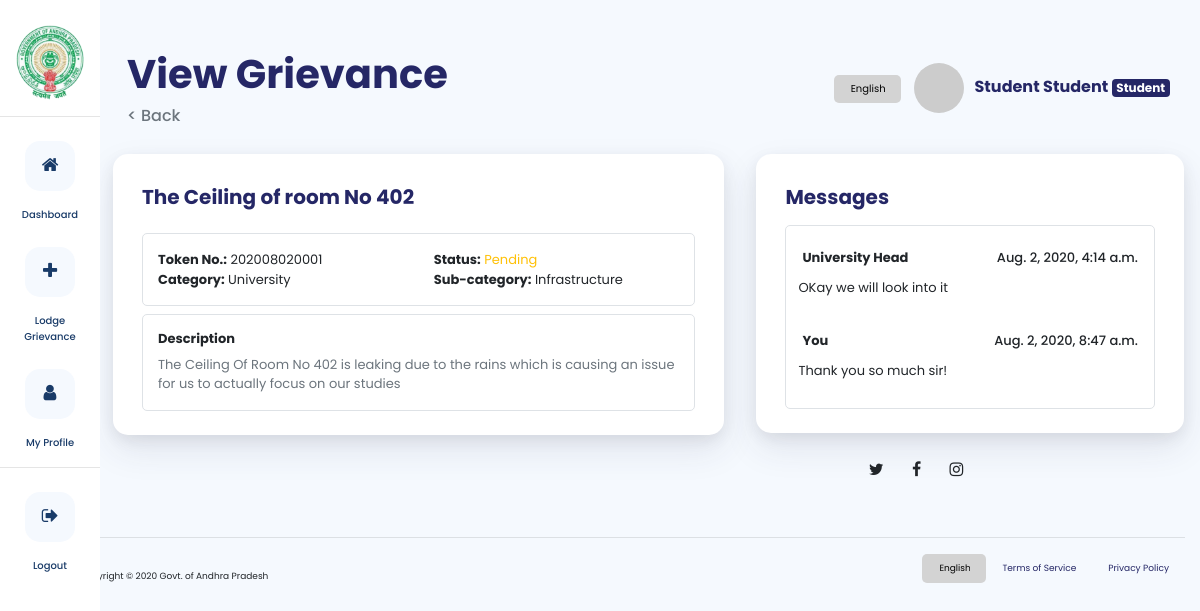
Screenshot of /dashboard/view/grievance/202008020001/ (signed in) with the database file from the repository.
### accounts/models.py (models this page shows, shortened)
class User(DesignationConstants, AbstractUser):
    first_name = models.CharField(max_length=50)
    last_name = models.CharField(max_length=50)
    designation = models.CharField(max_length=5, choices=DesignationConstants.DESIGNATION_CHOICES)
    REQUIRED_FIELDS = ['first_name', 'last_name']

### studentg/models.py (models this page shows, shortened)
class Grievance(StatusConstants, models.Model):
    user = models.ForeignKey(User, on_delete=models.CASCADE, related_name='grievances')
    date = models.DateField(auto_now_add=True)
    redressal_body = models.ForeignKey(RedressalBody, on_delete=models.CASCADE, related_name='grievances')
    daytoken = models.IntegerField()
    last_update = models.DateField(auto_now=True)
    status = models.PositiveSmallIntegerField(choices=StatusConstants.STATUS_CHOICES, default=StatusConstants.REVIEW)
    message = models.TextField(max_length=1000)
    subject = models.CharField(max_length=255)
    image = models.ImageField(null=True, blank=True, upload_to='images/')
    UNIVERSITY = 1
    INSTITUTE = 2
    DEPARTMENT = 3
    CATEGORY_CHOICES = [
        (UNIVERSITY, 'University'),
        (INSTITUTE, 'Institute'),
        (DEPARTMENT, 'Department'),
    ]
    category = models.PositiveSmallIntegerField(choices=CATEGORY_CHOICES)
    sub_category = models.ForeignKey(SubCategory, on_delete=models.CASCADE)
    class Meta:
        unique_together = (("date", "daytoken"),)
        ordering = ['-last_update']
    def token(self):
        return self.date.strftime('%Y%m%d') + str(self.daytoken).zfill(4)
    def status_html_class(self):
        return self.STATUS_COLORS[self.status]
    @classmethod
    def get_from_token(cls, token):
        date = datetime.datetime.strptime(token[:-4], "%Y%m%d").date()
        daytoken = int(token[-4:])
        try:
            grievance = cls.objects.get(date=date, daytoken=daytoken)
        except cls.DoesNotExist:
            grievance = None
        return grievance

class Reply(models.Model):
    user = models.ForeignKey(User, on_delete=models.CASCADE)
    grievance = models.ForeignKey(Grievance, on_delete=models.CASCADE, related_name='reply')
    date_time = models.DateTimeField(auto_now_add=True)
    message = models.TextField(max_length=1000)
    class Meta:
        ordering = ['date_time']
        verbose_name_plural = "Replies"

### redressal/models.py (models this page shows, shortened)
class SubCategory(models.Model):
    sub_type = models.CharField(max_length=255)
    LOW = 0
    HIGH = 1
    PRIORITY_CHOICES = [
        (LOW, 'Low'),
        (HIGH, 'High'),
    ]
    priority = models.PositiveSmallIntegerField(choices=PRIORITY_CHOICES, default=LOW)
    redressal_body = models.ForeignKey(RedressalBody, on_delete=models.CASCADE, related_name='subcategories')
    class Meta:
        unique_together = (("sub_type", "redressal_body"),)
        verbose_name_plural = "Sub categories"

### studentg/views.py (the view, shortened to what this page needs)
# urls.py: path('view/grievance/<token>/', views.ViewGrievance.as_view(), name="view_grievance"),
@method_decorator(login_required, name="dispatch")
@method_decorator(is_owner_of_grievance(raise_denied=True), name="dispatch")
class ViewGrievance(View):
    template_name = 'studentg/view_grievance.html'
    def get(self, request, *args, **kwargs):
        context = self.get_context_data(**kwargs)
        grievance = context['grievance']
        replies = context['replies']
        last_reply = replies.last()
        if last_reply and self.request.user != last_reply.user and grievance.status not in [Grievance.RESOLVED, Grievance.REJECTED]:
            reply_form = NewReplyForm()
            context['reply_form'] = reply_form
        return render(request, self.template_name, context)
    def get_context_data(self, **kwargs):
        context = {}
        grievance = Grievance.get_from_token(kwargs['token'])
        if not grievance:
            raise Http404()
        replies = Reply.objects.filter(grievance=grievance)
        context['grievance'] = grievance
        context['replies'] = replies
        return context

### accounts/templatetags/gravatar.py (called while the page is built)
@register.filter
def gravatar(user):
    email = user.email.lower().encode('utf-8')
    default = 'mm'
    size = 256
    url = 'https://www.gravatar.com/avatar/{md5}?{params}'.format(
        md5=hashlib.md5(email).hexdigest(),
        params=urlencode({'d': default, 's': str(size)})
    )
    return url

### templates/studentg/view_grievance.html (shortened to what this page needs)
{% extends 'studentg/dashboard_base.html' %}
{% load widget_tweaks %}
{% block page_heading %}View Grievance{% endblock page_heading %}
{% block page_content %}
    <div class="container mt-3 pl-lg-5">
        <div class="row">
            <div class="col-lg-7 col-12 px-lg-3 ">
                <div class="card-custom mt-2 mt-lg-0 help-card pb-4">
                    <div class="row justify-content-between align-items-center mx-1">
                        <div class="">
                            <h5 class="my-3 card-custom-title" style="">{{ grievance.subject }}</h5>
                        </div>
                    </div>
                    <div class="row justify-content-between align-items-center py-3 mx-1 mt-2"
                         style="border: 1px solid #dee2e6; border-radius: 5px">
                        <div class="col">
                            <div class="row">
                                <div class="col-12 col-lg-6">
                                    <p><b>Token No.:</b> {{ grievance.token }}</p>
                                </div>
                                <div class="col">
                                    <p><b>Status:</b><span class="{{ grievance.status_html_class }}">
                                        {{ grievance.get_status_display }}</span></p>
                                </div>
                                <div class="col-12 col-lg-6">
                                    <p><b>Category:</b> {{ grievance.get_category_display }}</p>
                                </div>
                                <div class="col">
                                    <p><b>Sub-category:</b> {{ grievance.sub_category.sub_type }}</p>
                                </div>
                            </div>
                        </div>
                    </div>
                    <div class="row justify-content-between align-items-center py-3 mx-1 mt-2"
                         style="border: 1px solid #dee2e6; border-radius: 5px">
                        <div class="col">
                            <h6 class="font-weight-bold">Description</h6>
                            <p class="text-muted">
                                {{ grievance.message }}
                            </p>
                        </div>
                    </div>
                </div>
            </div>
            {% if grievance.status != grievance.DRAFT %}
                <div class="col-lg-5 col-12 px-lg-3 ">
                    <div class="card-custom mt-2 mt-lg-0 help-card pb-4">
                        <div class="row justify-content-between align-items-center mx-1">
                            <div class="">
                                <h5 class="my-3 card-custom-title" style="">Messages</h5>
                            </div>
                        </div>
                        <div class="row justify-content-between align-items-center mx-1">
                            <div class="col-12">
                                <div class="row justify-content-center">
                                    <div class="col-lg-12 col-12 px-lg-0 order-lg-1 p-0">
                                        <div
                                                style="max-height:300px; overflow-y:scroll; border: 1px solid #dee2e6; border-radius: 5px;">
                                            <table class="table filter-this-table">
                                                <tbody>
                                                {% include "includes/iterate_replies.html" %}
                                                </tbody>
                                            </table>
                                        </div>
                                    </div>
                                </div>
                            </div>
                        </div>
                    </div>
                </div>
            {% endif %}
        </div>
    </div>
{% endblock page_content %}

### templates/studentg/dashboard_base.html (shortened to what this page needs)
{% load static %}
{% load gravatar %}
<!DOCTYPE html>
<html lang="en">
<head>
    <link href="{% static 'assets/css/custom-css/index.css' %}" rel="stylesheet"/>
    <link rel="stylesheet" href="https://stackpath.bootstrapcdn.com/bootstrap/4.4.1/css/bootstrap.min.css"
>
    <link href="{% static 'assets/css/font-awesome.min.css' %}" rel="stylesheet"/>
</head>
<body class="landing-page pl-lg-5 ml-lg-3"
      style="background-color: #f5f9fe">
<div class="partials_sidebar_import d-none d-lg-block">
    {% include "studentg/includes/partial_sidebar.html" %}
</div>
<div class="container pl-lg-5 mt-4 mt-lg-0 mb-2">
    <div class="col page-title mt-5 mt-lg-0" style="padding-top: 50px; padding-bottom: 5px;">
        <div class="row align-items-center" align="center">
            <div class="col">
                <h1 class="font-weight-bold" style="color:#252766; text-align: left">{% block page_heading %}{% endblock page_heading %}</h1>
                <h6 href="grievances_list.html" class="text-muted" style="text-align: left; cursor: pointer"
                    onClick="javascript:history.go(-1)" class="text-muted">< Back</h6>
            </div>
            <div class="col justify-content-end d-none d-lg-block">
                <h6 class="font-weight-bold" style="color:#252766; text-align: end">
                    <select onchange="doGTranslate(this);" style="border-radius: 5px; font-size: x-small; padding: 8px 16px !important; ::ms-expand{ display: none}; -webkit-appearance: none;
    -moz-appearance: none;
    text-indent: 1px;
    text-overflow: ''; border: none; cursor: pointer;background-color: lightgrey; color:black">
                        <option class="lang notranslate" value="en|en">English</option>
                    </select>
                    <img src="{{ request.user|gravatar }}" class="profile-pic-dashboard" height="50">
                    {{ request.user.first_name }} {{ request.user.last_name }}
                    <span class="badge badge-secondary"
                          style="background-color:#252766">{{ request.user.get_designation_display }}</span>
                </h6>
            </div>
        </div>
    </div>
</div>
{% block page_content %}
{% endblock page_content %}
<div class="partials_footer">
    {% include "includes/partial_footer.html" %}
</div>
</body>
</html>

### templates/includes/iterate_replies.html (shortened to what this page needs)
{% for reply in replies %}
<tr>
    <td style="vertical-align: middle; border-top: none !important;" colspan="1">
        <table class="table filter-this-table mb-0">
            <tr>
                <td style="padding: 4px; border-top: none !important;">
                    <h6 class="my-2 font-weight-bold">{% if reply.user == request.user %}
                        You
                        {% else %}
                        {{ reply.user.get_designation_display }}
                        {% endif %}</h6>
                </td>
                <td style="padding: 4px; text-align: right; border-top: none !important;">
                    <h6 class="my-2">{{ reply.date_time }}</h6>
                </td>
            </tr>
        </table>
        <p>
            {{ reply.message }}
        </p>
    </td>
</tr>
{% endfor %}

### static/assets/css/custom-css/index.css (style rules this page uses)
.card-custom-title { font-weight: bold; color: #252766; }
.partials_sidebar_import { padding-top: 25px; left: 0; width: 100px; height: 100vh; z-index: 100; color: white; position: fixed; background-color: white; overflow-y: scroll; }
.lang { color: black; }
.page-title { padding-top: 100px; padding-bottom: 50px; color: white; font-family: 'Poppins', sans-serif; text-align: center; }
.card-custom { background-color: white; border-radius: 15px; padding: 15px 15px; box-shadow: 0 15px 35px rgba(50, 50, 93, 0.1), 0 5px 15px rgba(0, 0, 0, 0.07) !important; }
.card-custom input, .card-custom select, .card-custom button, .card-custom textarea, .card-custom p, .card-custom .custom-checkbox, .card-custom label, table thead, table tbody, .card-custom h6 { font-size: x-small !important; }
@media (min-width: 992px) { .card-custom input, .card-custom select, .card-custom button, .card-custom textarea, .card-custom p, .card-custom .custom-checkbox, .card-custom label, table thead, table tbody, .card-custom h6 { font-size: small !important; } }
@media (min-width: 992px) { .card-custom { padding: 15px 25px; } }
.profile-pic-dashboard { width: 50px; border-radius: 50%; }
body { font-family: 'Poppins', sans-serif; }
* { font-family: 'Poppins', sans-serif; }
html { scroll-behavior: smooth; }
p { margin: 0px !important; }
.table td { vertical-align: middle !important; }

### templates/studentg/includes/partial_navbar.html (style rules this page uses)
body { top: 0 !important; }

### templates/studentg/dashboard_base.html (style rules this page uses)
body { top: 0 !important; }

### rows the page displays
User: user.first_name "Student", user.last_name "Student", user.designation "Student"
Grievance: subject "The Ceiling of room No 402", token "202008020001", status "Pending", category "University", sub_category.sub_type "Infrastructure", message "The Ceiling Of Room No 402 is leaking due to the rains which is causing an issue for us to actually focus on our studies"
Reply: user.designation "University Head", date_time "Aug. 2, 2020, 4:14 a.m.", message "OKay we will look into it"
Reply: shows "You", date_time "Aug. 2, 2020, 8:47 a.m.", message "Thank you so much sir!"
